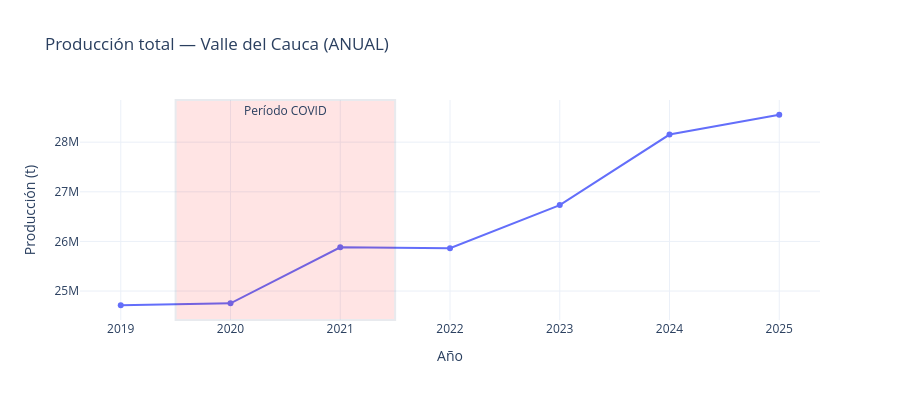
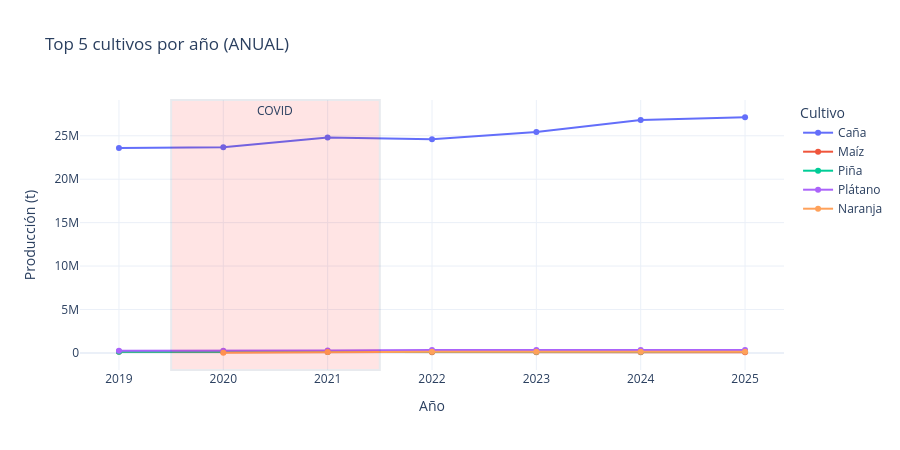

Source (notebook cell) for these figures, in order:
### Markdown cell above
## Paso 6A — Choque 2020-2021: nivel ANUAL (agregado departamental + top cultivos)

### Code cell
# ===== Celda 6A: choque — ANUAL =====
prod_anual_dpto = (df_anual.groupby(col_ano)[col_prod].sum()
                   .reset_index().rename(columns={col_ano: 'anio', col_prod: 'produccion_total'}))
prod_anual_dpto['var_pct'] = prod_anual_dpto['produccion_total'].pct_change() * 100
display(prod_anual_dpto)

fig = px.line(prod_anual_dpto, x='anio', y='produccion_total', markers=True,
              title='Producción total — Valle del Cauca (ANUAL)',
              labels={'produccion_total': 'Producción (t)', 'anio': 'Año'})
fig.add_vrect(x0=ANOS_CHOQUE[0]-0.5, x1=ANOS_CHOQUE[-1]+0.5, fillcolor='red', opacity=0.1,
              annotation_text='Período COVID', annotation_position='top')
fig.update_layout(template='plotly_white', height=400)
fig.show()

top_cultivos = df_anual.groupby(col_cult)[col_prod].sum().nlargest(5).index
agg_top = (df_anual[df_anual[col_cult].isin(top_cultivos)]
           .groupby([col_ano, col_cult])[col_prod].sum().reset_index())

fig = px.line(agg_top, x=col_ano, y=col_prod, color=col_cult, markers=True,
              title='Top 5 cultivos por año (ANUAL)',
              labels={col_prod: 'Producción (t)'})
fig.add_vrect(x0=ANOS_CHOQUE[0]-0.5, x1=ANOS_CHOQUE[-1]+0.5, fillcolor='red', opacity=0.1,
              annotation_text='COVID', annotation_position='top')
fig.update_layout(template='plotly_white', height=450)
fig.show()

### Figure 1 — Plotly figure (JSON) as saved in the notebook; plotly's stock layout.template omitted (floating-point values rounded to 4 significant figures)
{"data": [{"hovertemplate": "Año=%{x}<br>Producción (t)=%{y}<extra></extra>", "legendgroup": "", "line": {"color": "#636efa", "dash": "solid"}, "marker": {"symbol": "circle"}, "mode": "lines+markers", "name": "", "orientation": "v", "showlegend": false, "type": "scatter", "x": [2019, 2020, 2021, 2022, 2023, 2024, 2025], "xaxis": "x", "y": [24710000.0, 24750000.0, 25880000.0, 25860000.0, 26730000.0, 28150000.0, 28550000.0], "yaxis": "y"}], "layout": {"annotations": [{"showarrow": false, "text": "Período COVID", "x": 2020.0, "xanchor": "center", "xref": "x", "y": 1, "yanchor": "top", "yref": "y domain"}], "height": 400, "legend": {"tracegroupgap": 0}, "shapes": [{"fillcolor": "red", "opacity": 0.1, "type": "rect", "x0": 2020.0, "x1": 2022.0, "xref": "x", "y0": 0, "y1": 1, "yref": "y domain"}], "title": {"text": "Producción total — Valle del Cauca (ANUAL)"}, "xaxis": {"anchor": "y", "domain": [0, 1], "title": {"text": "Año"}}, "yaxis": {"anchor": "x", "domain": [0, 1], "title": {"text": "Producción (t)"}}}}

### Figure 2 — Plotly figure (JSON) as saved in the notebook; plotly's stock layout.template omitted (floating-point values rounded to 4 significant figures)
{"data": [{"hovertemplate": "Cultivo=Caña<br>Año=%{x}<br>Producción (t)=%{y}<extra></extra>", "legendgroup": "Caña", "line": {"color": "#636efa", "dash": "solid"}, "marker": {"symbol": "circle"}, "mode": "lines+markers", "name": "Caña", "orientation": "v", "showlegend": true, "type": "scatter", "x": [2019, 2020, 2021, 2022, 2023, 2024, 2025], "xaxis": "x", "y": [23590000.0, 23680000.0, 24790000.0, 24600000.0, 25430000.0, 26820000.0, 27130000.0], "yaxis": "y"}, {"hovertemplate": "Cultivo=Maíz<br>Año=%{x}<br>Producción (t)=%{y}<extra></extra>", "legendgroup": "Maíz", "line": {"color": "#EF553B", "dash": "solid"}, "marker": {"symbol": "circle"}, "mode": "lines+markers", "name": "Maíz", "orientation": "v", "showlegend": true, "type": "scatter", "x": [2019, 2020, 2021, 2022, 2023, 2024, 2025], "xaxis": "x", "y": [124500.0, 101900.0, 99800.0, 85730.0, 83090.0, 78730.0, 89180.0], "yaxis": "y"}, {"hovertemplate": "Cultivo=Piña<br>Año=%{x}<br>Producción (t)=%{y}<extra></extra>", "legendgroup": "Piña", "line": {"color": "#00cc96", "dash": "solid"}, "marker": {"symbol": "circle"}, "mode": "lines+markers", "name": "Piña", "orientation": "v", "showlegend": true, "type": "scatter", "x": [2019, 2020, 2021, 2022, 2023, 2024, 2025], "xaxis": "x", "y": [146800.0, 138700.0, 146400.0, 147200.0, 134600.0, 134200.0, 189700.0], "yaxis": "y"}, {"hovertemplate": "Cultivo=Plátano<br>Año=%{x}<br>Producción (t)=%{y}<extra></extra>", "legendgroup": "Plátano", "line": {"color": "#ab63fa", "dash": "solid"}, "marker": {"symbol": "circle"}, "mode": "lines+markers", "name": "Plátano", "orientation": "v", "showlegend": true, "type": "scatter", "x": [2019, 2020, 2021, 2022, 2023, 2024, 2025], "xaxis": "x", "y": [260300.0, 244400.0, 271000.0, 326000.0, 337600.0, 342200.0, 346200.0], "yaxis": "y"}, {"hovertemplate": "Cultivo=Naranja<br>Año=%{x}<br>Producción (t)=%{y}<extra></extra>", "legendgroup": "Naranja", "line": {"color": "#FFA15A", "dash": "solid"}, "marker": {"symbol": "circle"}, "mode": "lines+markers", "name": "Naranja", "orientation": "v", "showlegend": true, "type": "scatter", "x": [2020, 2021, 2022, 2023, 2024, 2025], "xaxis": "x", "y": [17640.0, 105100.0, 137100.0, 132700.0, 134500.0, 135300.0], "yaxis": "y"}], "layout": {"annotations": [{"showarrow": false, "text": "COVID", "x": 2020.0, "xanchor": "center", "xref": "x", "y": 1, "yanchor": "top", "yref": "y domain"}], "height": 450, "legend": {"title": {"text": "Cultivo"}, "tracegroupgap": 0}, "shapes": [{"fillcolor": "red", "opacity": 0.1, "type": "rect", "x0": 2020.0, "x1": 2022.0, "xref": "x", "y0": 0, "y1": 1, "yref": "y domain"}], "title": {"text": "Top 5 cultivos por año (ANUAL)"}, "xaxis": {"anchor": "y", "domain": [0, 1], "title": {"text": "Año"}}, "yaxis": {"anchor": "x", "domain": [0, 1], "title": {"text": "Producción (t)"}}}}
